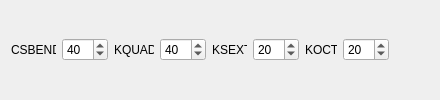
  <widget class="PageNKicks" name="wizardPage_N_KICKS">
   <property name="title">
    <string>N_KICKS</string>
   </property>
   <property name="subTitle">
    <string>Specify N_KICKS for tracking used in nonlinear lattice property calculations.</string>
   </property>
   <layout class="QVBoxLayout" name="verticalLayout_18">
    <item>
     <layout class="QHBoxLayout" name="horizontalLayout_16">
      <item>
       <widget class="QLabel" name="label_26">
        <property name="maximumSize">
         <size>
          <width>45</width>
          <height>16777215</height>
         </size>
        </property>
        <property name="text">
         <string>CSBEND:</string>
        </property>
       </widget>
      </item>
      <item>
       <widget class="QSpinBox" name="spinBox_N_KICKS_CSBEND">
        <property name="maximumSize">
         <size>
          <width>46</width>
          <height>16777215</height>
         </size>
        </property>
        <property name="specialValueText">
         <string/>
        </property>
        <property name="minimum">
         <number>4</number>
        </property>
        <property name="maximum">
         <number>200</number>
        </property>
        <property name="singleStep">
         <number>4</number>
        </property>
        <property name="value">
         <number>40</number>
        </property>
       </widget>
      </item>
      <item>
       <widget class="QLabel" name="label_27">
        <property name="maximumSize">
         <size>
          <width>40</width>
          <height>16777215</height>
         </size>
        </property>
        <property name="text">
         <string>KQUAD:</string>
        </property>
       </widget>
      </item>
      <item>
       <widget class="QSpinBox" name="spinBox_N_KICKS_KQUAD">
        <property name="maximumSize">
         <size>
          <width>46</width>
          <height>16777215</height>
         </size>
        </property>
        <property name="specialValueText">
         <string/>
        </property>
        <property name="minimum">
         <number>4</number>
        </property>
        <property name="maximum">
         <number>200</number>
        </property>
        <property name="singleStep">
         <number>4</number>
        </property>
        <property name="value">
         <number>40</number>
        </property>
       </widget>
      </item>
      <item>
       <widget class="QLabel" name="label_25">
        <property name="maximumSize">
         <size>
          <width>35</width>
          <height>16777215</height>
         </size>
        </property>
        <property name="text">
         <string>KSEXT:</string>
        </property>
       </widget>
      </item>
      <item>
       <widget class="QSpinBox" name="spinBox_N_KICKS_KSEXT">
        <property name="maximumSize">
         <size>
          <width>46</width>
          <height>16777215</height>
         </size>
        </property>
        <property name="specialValueText">
         <string/>
        </property>
        <property name="minimum">
         <number>4</number>
        </property>
        <property name="maximum">
         <number>200</number>
        </property>
        <property name="singleStep">
         <number>4</number>
        </property>
        <property name="value">
         <number>20</number>
        </property>
       </widget>
      </item>
      <item>
       <widget class="QLabel" name="label_28">
        <property name="maximumSize">
         <size>
          <width>32</width>
          <height>16777215</height>
         </size>
        </property>
        <property name="text">
         <string>KOCT:</string>
        </property>
       </widget>
      </item>
      <item>
       <widget class="QSpinBox" name="spinBox_N_KICKS_KOCT">
        <property name="maximumSize">
         <size>
          <width>46</width>
          <height>16777215</height>
         </size>
        </property>
        <property name="specialValueText">
         <string/>
        </property>
        <property name="minimum">
         <number>4</number>
        </property>
        <property name="maximum">
         <number>200</number>
        </property>
        <property name="singleStep">
         <number>4</number>
        </property>
        <property name="value">
         <number>20</number>
        </property>
       </widget>
      </item>
      <item>
       <spacer name="horizontalSpacer_9">
        <property name="orientation">
         <enum>Qt::Horizontal</enum>
        </property>
        <property name="sizeHint" stdset="0">
         <size>
          <width>40</width>
          <height>20</height>
         </size>
        </property>
       </spacer>
      </item>
     </layout>
    </item>
   </layout>
  </widget>
